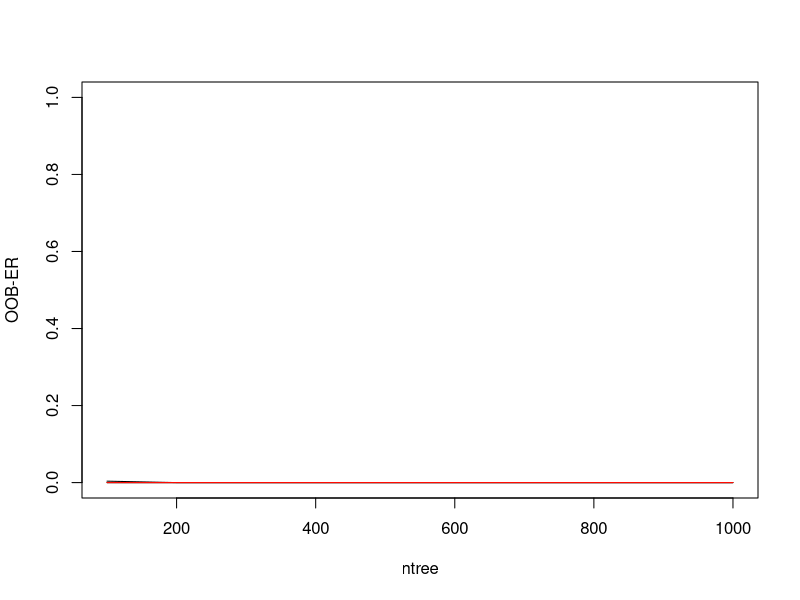

Write R code to recreate this figure. (Note: a time limit stopped this script after it produced the figure.)
## Classification random forest for FP occurence in C. mydas

library(randomForest)
library(caret)
library(dplyr)

# read in data

data_full <- read.csv("classI_juveniles_morpho_FP_v3.csv") # this includes C. mydas and C. caretta records

data_full <- data_full %>% filter(!is.na(Carap_L_sl)) # remove any record without straight carapace length (SCL) measurement (just 1)

# variables: sample ID, location, spp, year, FP, paps_regressed, season, allele count, all alleles, supertypes A, B, C, and SCL ("Carap_L_sl" from database download)
data_full <- data_full[c(1, 6, 7, 11, 14, 16, 19:139, 142)] 
colnames(data_full)

data_full <- data_full %>% mutate(location = tolower(location))

# Convert sample ID to character
data_full$sample_ID = as.character(data_full$sample_ID)

# Convert location, species, FP, paps_regressed, season, and all alleles, all supertypes to factors
col_names <- names(data_full)
col_names

data_full[col_names[2:3]] <- lapply(data_full[col_names[2:3]], factor) # location and species

data_full[col_names[5:7]] <- lapply(data_full[col_names[5:7]], factor) # FP,paps_regressed, season

data_full[col_names[9:127]] <- lapply(data_full[col_names[9:127]], factor) # alleles and supertypes


# Convert allele count, SCL, to numeric
data_full$allele_count <- as.numeric(data_full$allele_count)
data_full$Carap_L_sl <- as.numeric(data_full$Carap_L_sl)

sapply(data_full, class)
sapply(data_full, levels)

## Subset to just FP with just C. mydas.

data <- data_full %>% filter(species == "Chelonia mydas") # keep just the Cm; 268 individuals

# as a result of filtering to just Cm individuals, the following alleles are no longer relevant (they were found just in Cc) and can be removed

data <- subset(data, select = -c(Carca32, Carca14, Carca11, Carca16, Carca17, Carca27, Carca13, Carca56, Caca03, Carca28, Carca109, Caca04, Caca05, Carca25, Caca06, Caca07, Caca08, Carca81))

# remove paps_texture, which is part of a separate model ("RandomForest_TumorRegression.R").
data <- data[,-6]

colnames(data)


# Check for imbalance in response variable (FP)
length(which(data$FP==0)) #162 Cm without FP
length(which(data$FP==1)) #106 Cm with FP, for ~39.55% FP. This is unbalanced enough that we need to account for it by over-sampling the under-represented class (FP positive) and under-sampling the over-represented class (FP negative). Set the sampsize parameter to 2/3 of the under-represented class, and use that sample size in conjunction with the strata option when building the random trees and when training.

# there are 106 FP positive individuals; 106*(2/3) = 70.7 = 71 individuals, so we'll sample 71 FP positive individuals and 71 FP negative individuals for the training data set so that the resutling tree forest is not biased.

sample_size <- c(71,71) # will use subsequently with strata.

# Random Forest analysis

# Optimize mtry parameter. Default for RF classification is sqrt(p) where p is the number of variables in the dataframe.
# let's also run mtry values of sqrt(p), 2*sqrt(p), 0.1(p), 0.2(p), p/3, in addition to p, where p is the number of variables.
# Run each mtry at ntree= 100 to 1000 (by increments of 100), looking for plateau where the out of bag error rate (OOB-ER) is minimized while also maximizing the RF algorithm. The mtry value that minimizes the OOB-ER will be chosen for subsequent analyses.

# We are using 107 variables to explain FP occurence (this excludes the first column, which is sample ID, and FP occurence which is the response)

results_optimization <- matrix(data=NA , nrow = 0, ncol = 3) # create matrix that the following loop will dump info into
for (i in seq(from = 100, to = 1000 , by = 100)){  # values of ntree
  print(i)
  for (j in c(10.3, 20.7, 10.7, 21.4, 35.7, 107)){    #values of mtry based on 107 total predictors
    rf_ij <- randomForest(x = data[,2:109], y = as.factor(data$FP), importance=TRUE ,proximity=TRUE, ntree=i, mtry=j, strata=as.factor(data$FP), sampsize=sample_size)
    results_optimization <- rbind(results_optimization, c(i,j,tail(rf_ij$err.rate,1)[1]))
  }
}

# Clean up the file format
results_optimization<-as.data.frame(results_optimization)
colnames(results_optimization)<-c("ntree", "mtry","OOB_ER")

# Now plot results to see if there's a plateau
plot(results_optimization$ntree[results_optimization$mtry == 10.3],results_optimization$OOB_ER[results_optimization$mtry == 10.3], type="l", col="black", xlab="ntree",ylab="OOB-ER",ylim=c(0,1))
lines(results_optimization$ntree[results_optimization$mtry == 20.7],results_optimization$OOB_ER[results_optimization$mtry == 20.7], col="blue")
lines(results_optimization$ntree[results_optimization$mtry == 10.7],results_optimization$OOB_ER[results_optimization$mtry == 10.7], col="green")
lines(results_optimization$ntree[results_optimization$mtry == 21.4],results_optimization$OOB_ER[results_optimization$mtry == 21.4], col="purple")
lines(results_optimization$ntree[results_optimization$mtry == 35.7],results_optimization$OOB_ER[results_optimization$mtry == 35.7], col="orange")
lines(results_optimization$ntree[results_optimization$mtry == 107],results_optimization$OOB_ER[results_optimization$mtry == 107], col="red")

# all mtry parameters seem to behave similarly with no discernable plateau, so it may be best to explore further or use defaults, i.e., sqrt(p)

# Create model with default paramters as a baseline with grid search, method = "oob"
control <- trainControl(method="oob", number=10, search = "grid")
seed <- 7
metric <- "Accuracy"
set.seed(seed)
mtry <- sqrt(107) # square root of total number of variables; this is the default mtry
tunegrid <- expand.grid(.mtry=mtry)
rf_default <- train(FP~., data=data[,2:109], method="rf", metric=metric, tuneGrid=tunegrid, trControl=control)
print(rf_default) # mtry = 10.34 at 72.0% accuracy.

# now let's fine tune
## Grid search, where method = "oob"
control <- trainControl(method="oob", number=10, search="grid")
set.seed(seed)
tunegrid <- expand.grid(.mtry=c(1:107)) # doing full 107 mtry
rf_gridsearch <- train(FP~., data=data[,2:109], method="rf", metric=metric, tuneGrid=tunegrid, trControl=control)
print(rf_gridsearch)
plot(rf_gridsearch) # most accurate: mtry 17 at 75.0%

# Now begin the full Random Forest analyses: going to use mtry = 10.34 (default), and mtry = 17 which was given from grid search tuning.

# run a large number of trees with the above mtry values, in order to know what value of ntree achieves convergence of importance values between forests.
# As a starting point, grow 10,000 trees and increase if necessary.

# forests with default mtry:

rf_default_a <- randomForest(x = data[,2:109], y = as.factor(data$FP), importance=TRUE ,proximity=TRUE, ntree=10000, strata=as.factor(data$FP), sampsize=sample_size)
#save(rf_default_a,file="rf_default_a.Rdata")

rf_default_b <- randomForest(x = data[,2:109], y = as.factor(data$FP), importance=TRUE ,proximity=TRUE, ntree=10000, strata=as.factor(data$FP), sampsize=sample_size)
#save(rf_default_b,file="rf_default_b.Rdata")

#Check correlation of predictor importance values between forests 
importance_rf_default_a <- data.frame(importance(rf_default_a,type=1)) #type=1 is mean decrease in accuracy for classification, so a large, positive value means that permuting the variable led to a big decrease in prediction accuracy (which is indicative of an important predictor)
colnames(importance_rf_default_a)<-c("importance")

importance_rf_default_b <- data.frame(importance(rf_default_b,type=1))
colnames(importance_rf_default_b)<-c("importance")

cor(importance_rf_default_a,importance_rf_default_b) # A correlation of 0.9988924 for predictor importance values between forests when mtry = 10.34 and ntree = 10,000

# forest with mtry = 17

rf_17_a <- randomForest(x = data[,2:109], y = as.factor(data$FP), importance=TRUE ,proximity=TRUE, mtry=17, ntree=10000, strata=as.factor(data$FP), sampsize=sample_size)
#save(rf_17_a,file="rf_17_a.Rdata")

rf_17_b <- randomForest(x = data[,2:109], y = as.factor(data$FP), importance=TRUE ,proximity=TRUE, mtry=17, ntree=10000, strata=as.factor(data$FP), sampsize=sample_size)
#save(rf_17_b,file="rf_17_b.Rdata")

#Check correlation of locus importance values between forests 
importance_rf_17_a <- data.frame(importance(rf_17_a,type=1)) #type=1 is mean decrease in accuracy for classification, so a large, positive value means that permuting the variable led to a big decrease in prediction accuracy (which is indicative of an important locus)
colnames(importance_rf_17_a)<-c("importance")

importance_rf_17_b <- data.frame(importance(rf_17_b,type=1))
colnames(importance_rf_17_b)<-c("importance")

cor(importance_rf_17_a,importance_rf_17_b) # A correlation of 0.9991887 for predictor importance values between forests when mtry = 17 and ntree = 10,000

# Build final model with mtry = 17, ntree = 10,000, as mtry = 17 had higher importance value correlation

# Separate into training and test data (70% and 30%, respectively)
set.seed(3)
train = sample(1:nrow(data), 0.7*nrow(data))
data.test = data[train,]
data.train = data[-train,]

# Create random forest model using training data set
# Make sure to exclude the sample ID column (data.train[,-1])
set.seed(3)
data.model = randomForest(FP ~ .,
                          data = data.train[,-1],
                          importance=TRUE,
                          proximity=TRUE,
                          mtry=17, # based on tuning done above
                          ntree=10000, # based on tuning for ntree above
                          strata=as.factor(data$FP), sampsize=sample_size) # take into account imbalance in FP postiives vs FP negatives
data.model # OOB-ER = 37.04%

# Use the model built above to make predictions on the test data
data.predict = predict(data.model,newdata = data.test[,-1])

# Build a confusion matrix and calculate accuracy of predicted model
table(Prediction = data.predict,Truth = data.test$FP)
sum(diag(table(Prediction = data.predict,Truth = data.test$FP))) / sum(table(Prediction = data.predict,Truth = data.test$FP)) # Accuracy of model with all variables: #70.05%

# Importance Sampling
importance(data.model)
varImpPlot(data.model, main = "Cm FP")



# Let's also build a model based on the default mtry, since it also did decently in the tuning.

# Separate into training and test data (70% and 30%, respectively)
set.seed(3)
train = sample(1:nrow(data), 0.7*nrow(data))
data.test = data[train,]
data.train = data[-train,]

# Create random forest model using training data set
# Make sure to exclude the sample ID column (data.train[,-1])
set.seed(3)
data.model_10 <- randomForest(FP ~ .,
                              data = data.train[,-1],
                              importance=TRUE,
                              proximity=TRUE,
                              ntree=10000, # based on tuning for ntree above
                              strata=as.factor(data$FP), sampsize=sample_size) # take into account imbalance in FP postiives vs FP negatives
data.model_10 # OOB-ER = 35.8%

# Use the model built above to make predictions on the test data
data.predict_10 = predict(data.model_10, newdata = data.test[,-1])

# Build a confusion matrix and calculate accuracy of predicted model
table(Prediction = data.predict_10, Truth = data.test$FP)
sum(diag(table(Prediction = data.predict_10,Truth = data.test$FP))) / sum(table(Prediction = data.predict_10,Truth = data.test$FP)) # Accuracy of model with all variables: #67.914%
# accuracy and OOB-ER are comparable
